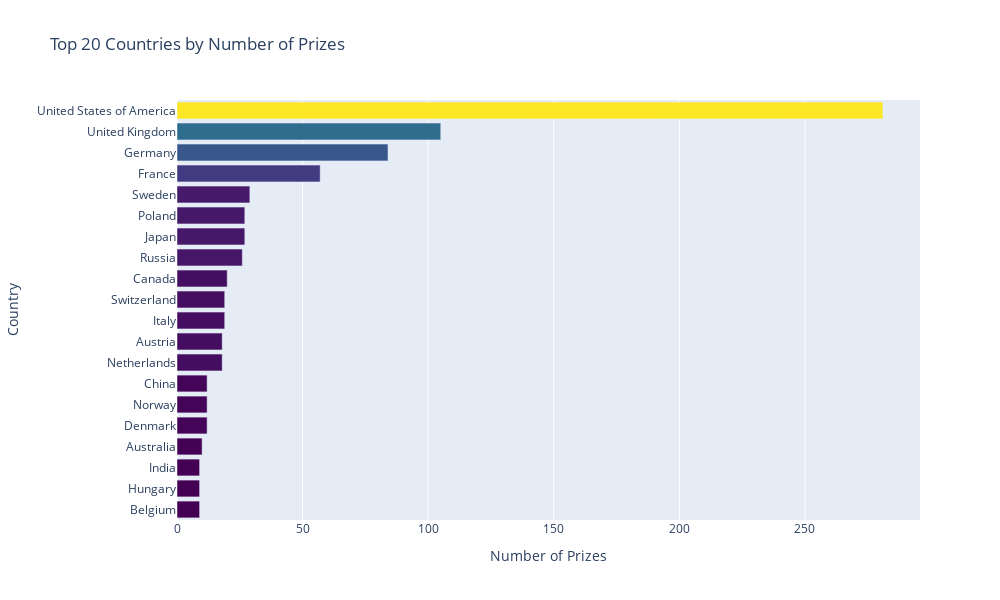

The notebook cell this image was saved under:
### Code cell
h_bar = px.bar(
    x=top20_countries.prize,
    y=top20_countries.birth_country_current,
    orientation='h',
    color=top20_countries.prize,
    color_continuous_scale='Viridis',
    title='Top 20 Countries by Number of Prizes',
    height=600,
    width=1000
)
h_bar.update_layout(
    xaxis_title='Number of Prizes',
    yaxis_title='Country',
    coloraxis_showscale=False
)

### Figure 1 — Plotly figure (JSON) as saved in the notebook; plotly's stock layout.template omitted (floating-point values rounded to 4 significant figures)
{"data": [{"alignmentgroup": "True", "hovertemplate": "x=%{x}<br>y=%{y}<br>color=%{marker.color}<extra></extra>", "legendgroup": "", "marker": {"color": [9, 9, 9, 10, 12, 12, 12, 18, 18, 19, 19, 20, 26, 27, 27, 29, 57, 84, 105, 281], "coloraxis": "coloraxis", "pattern": {"shape": ""}}, "name": "", "offsetgroup": "", "orientation": "h", "showlegend": false, "textposition": "auto", "type": "bar", "x": [9, 9, 9, 10, 12, 12, 12, 18, 18, 19, 19, 20, 26, 27, 27, 29, 57, 84, 105, 281], "xaxis": "x", "y": ["Belgium", "Hungary", "India", "Australia", "Denmark", "Norway", "China", "Netherlands", "Austria", "Italy", "Switzerland", "Canada", "Russia", "Japan", "Poland", "Sweden", "France", "Germany", "United Kingdom", "United States of America"], "yaxis": "y"}], "layout": {"barmode": "relative", "coloraxis": {"colorbar": {"title": {"text": "color"}}, "colorscale": [[0, "#440154"], [0.1111, "#482878"], [0.2222, "#3e4989"], [0.3333, "#31688e"], [0.4444, "#26828e"], [0.5556, "#1f9e89"], [0.6667, "#35b779"], [0.7778, "#6ece58"], [0.8889, "#b5de2b"], [1, "#fde725"]], "showscale": false}, "height": 600, "legend": {"tracegroupgap": 0}, "title": {"text": "Top 20 Countries by Number of Prizes"}, "width": 1000, "xaxis": {"anchor": "y", "autorange": true, "domain": [0, 1], "range": [0, 295.8], "title": {"text": "Number of Prizes"}, "type": "linear"}, "yaxis": {"anchor": "x", "autorange": true, "domain": [0, 1], "range": [-0.5, 19.5], "title": {"text": "Country"}, "type": "category"}}}
